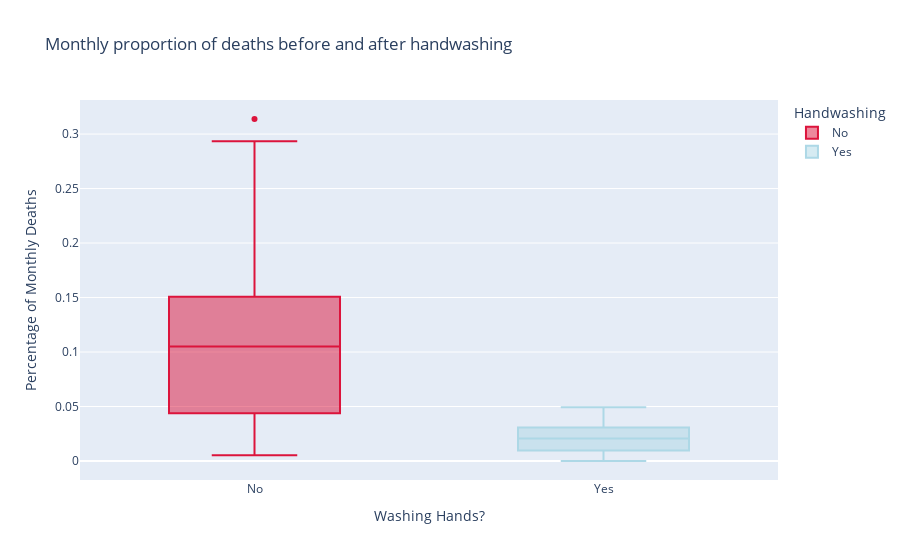

The cell this chart's notebook holds for it:
### Markdown cell above
### Use Box Plots to Show How the Death Rate Changed Before and After Handwashing

**Challenge**: 
* Use [NumPy's `.where()` function](https://numpy.org/doc/stable/reference/generated/numpy.where.html) to add a column to `df_monthly` that shows if a particular date was before or after the start of handwashing. 
* Then use plotly to create box plot of the data before and after handwashing. 
* How did key statistics like the mean, max, min, 1st and 3rd quartile changed as a result of the new policy?

### Code cell
df_monthly["washing_hands"] = np.where(df_monthly["date"] < handwashing_start, "No", "Yes")
box = px.box(
    df_monthly,
    x="washing_hands",
    y="pct_deaths",
    title="Monthly proportion of deaths before and after handwashing",
    color="washing_hands",
    color_discrete_sequence=["crimson", "lightblue"],
    labels={"washing_hands": "Handwashing", "pct_deaths": "Proportion of deaths"},
)

box.update_layout(
    xaxis_title='Washing Hands?',
                  yaxis_title='Percentage of Monthly Deaths',
)

box.show()

### Figure 1 — Plotly figure (JSON) as saved in the notebook; plotly's stock layout.template omitted (floating-point values rounded to 4 significant figures)
{"data": [{"alignmentgroup": "True", "hovertemplate": "Handwashing=%{x}<br>Proportion of deaths=%{y}<extra></extra>", "legendgroup": "No", "marker": {"color": "crimson"}, "name": "No", "notched": false, "offsetgroup": "No", "orientation": "v", "showlegend": true, "type": "box", "x": ["No", "No", "No", "No", "No", "No", "No", "No", "No", "No", "No", "No", "No", "No", "No", "No", "No", "No", "No", "No", "No", "No", "No", "No", "No", "No", "No", "No", "No", "No", "No", "No", "No", "No", "No", "No", "No", "No", "No", "No", "No", "No", "No", "No", "No", "No", "No", "No", "No", "No", "No", "No", "No", "No", "No", "No", "No", "No", "No", "No", "No", "No", "No", "No", "No", "No", "No", "No", "No", "No", "No", "No", "No", "No", "No", "No"], "x0": " ", "xaxis": "x", "y": [0.1457, 0.07531, 0.04332, 0.01569, 0.007843, 0.05, 0.08421, 0.01351, 0.01878, 0.1102, 0.2255, 0.2085, 0.1222, 0.1023, 0.1074, 0.03226, 0.06593, 0.2078, 0.2546, 0.1839, 0.2934, 0.2297, 0.3138, 0.1912, 0.1597, 0.1241, 0.1193, 0.06098, 0.04082, 0.005236, 0.01554, 0.02262, 0.176, 0.07143, 0.08051, 0.1516, 0.1128, 0.1703, 0.1731, 0.05833, 0.02679, 0.04369, 0.0632, 0.01224, 0.03226, 0.1102, 0.1055, 0.07591, 0.04745, 0.04452, 0.04231, 0.04392, 0.07143, 0.06122, 0.03586, 0.1055, 0.1484, 0.1094, 0.1049, 0.1339, 0.1809, 0.1543, 0.1897, 0.1344, 0.1015, 0.131, 0.1806, 0.1439, 0.1496, 0.1077, 0.05369, 0.03215, 0.01923, 0.03607, 0.1827, 0.1224], "y0": " ", "yaxis": "y"}, {"alignmentgroup": "True", "hovertemplate": "Handwashing=%{x}<br>Proportion of deaths=%{y}<extra></extra>", "legendgroup": "Yes", "marker": {"color": "lightblue"}, "name": "Yes", "notched": false, "offsetgroup": "Yes", "orientation": "v", "showlegend": true, "type": "box", "x": ["Yes", "Yes", "Yes", "Yes", "Yes", "Yes", "Yes", "Yes", "Yes", "Yes", "Yes", "Yes", "Yes", "Yes", "Yes", "Yes", "Yes", "Yes", "Yes", "Yes", "Yes", "Yes"], "x0": " ", "xaxis": "x", "y": [0.02239, 0.012, 0.01894, 0.0458, 0.03957, 0.04472, 0.0293, 0.03534, 0.006873, 0.0, 0.006557, 0.009585, 0.01136, 0.003717, 0.0, 0.009615, 0.02341, 0.02903, 0.0134, 0.02233, 0.03085, 0.04926], "y0": " ", "yaxis": "y"}], "layout": {"boxmode": "overlay", "legend": {"title": {"text": "Handwashing"}, "tracegroupgap": 0}, "title": {"text": "Monthly proportion of deaths before and after handwashing"}, "xaxis": {"anchor": "y", "categoryarray": ["No", "Yes"], "categoryorder": "array", "domain": [0, 1], "title": {"text": "Washing Hands?"}}, "yaxis": {"anchor": "x", "domain": [0, 1], "title": {"text": "Percentage of Monthly Deaths"}}}}
